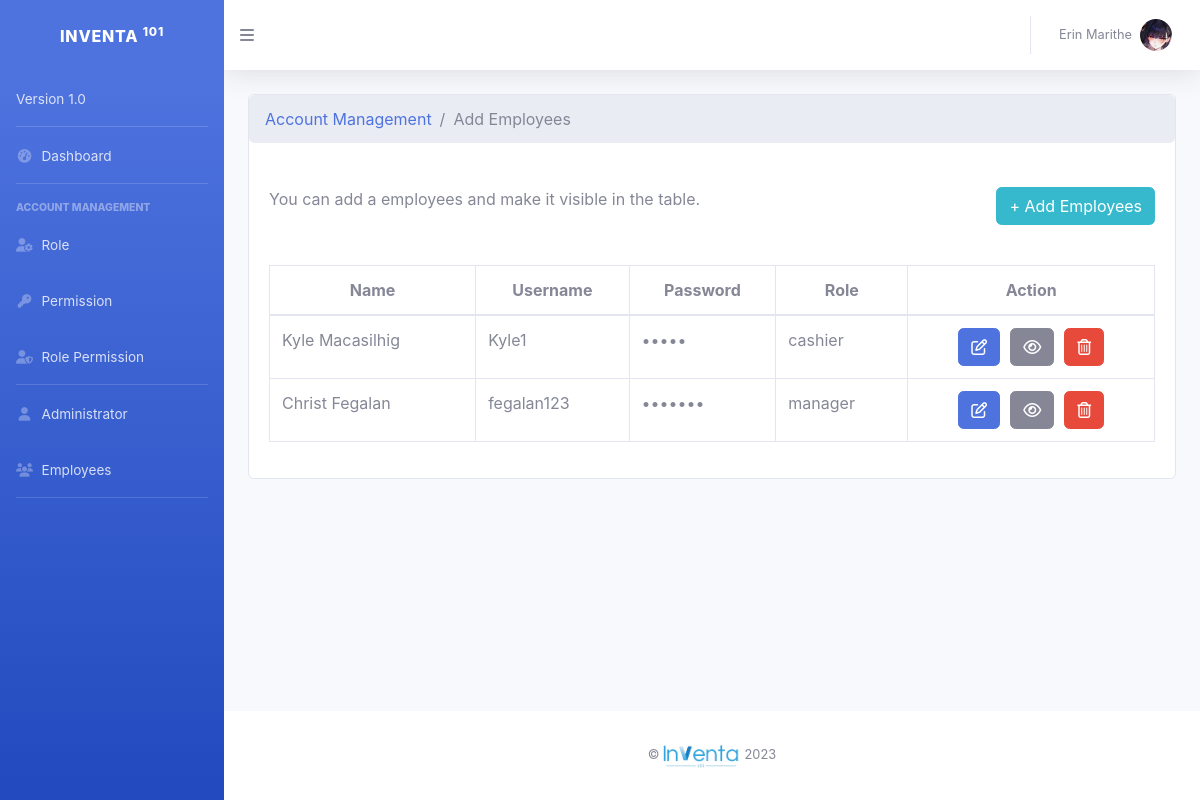
The page /employees.php (signed in) on the database its author committed.
### tables this page shows
CREATE TABLE `employees` (
  `id` int(255) NOT NULL,
  `name` varchar(255) NOT NULL,
  `email` varchar(255) NOT NULL,
  `username` varchar(255) NOT NULL,
  `password` varchar(255) NOT NULL,
  `role` varchar(255) NOT NULL
);

### employees.php (the view, shortened to what this page needs)
<!DOCTYPE html>
    <html lang="en">
    <head>
        <link href="assets/css/dashboard.css" rel="stylesheet">
    </head>
    <body id="page-top">
        <div id="wrapper">
            <?php
                include "assets/include/sidebar.php";
            ?>
            <div id="content-wrapper" class="d-flex flex-column">
                <div id="content">
                    <?php
                        include "assets/include/topbar.php";
                    ?>
                    <div class="container-fluid">
                    <div class="card mb-4">
                            <ol class="breadcrumb mb-4">
                                <li class="breadcrumb-item"><a href="assets/admin.php">Account Management</a></li>
                                <li class="breadcrumb-item active">Add Employees</li>
                            </ol>
                            <div class="card-body">
                                You can add a employees and make it visible in the table.
                                <button onclick="openModal()" type="button" style="float: right; color: white;" class="btn btn-info">+ Add Employees</button>
                            </div>
                            <div class="card-body">
                                <div class="table-responsive">
                                    <table id="datatablesSimple" class="table table-bordered" id="dataTable" width="100%" cellspacing="0">
                                        <thead>
                                            <tr>
                                                <th scope="col" class="text-center">Name</th>
                                                <th scope="col" class="text-center">Username</th>
                                                <th scope="col" class="text-center">Password</th>
                                                <th scope="col" class="text-center">Role</th>
                                                <th scope="col" class="text-center">Action</th>
                                            </tr>
                                        </thead>
                                        <tbody>
                                            <?php
                                                include "./dbconn.php";
                                                $sql = "SELECT * FROM `employees`";
                                                $result = mysqli_query($connect, $sql);
                                                while ($row = mysqli_fetch_assoc($result)) {
                                                    ?>
                                                    <tr>
                                                        <td><?php echo $row['name'] ?></td>
                                                        <td><?php echo $row['username'] ?></td>
                                                        <td><?php echo str_repeat('&bull;', strlen($row['password'])); ?></td>
                                                        <td><?php echo $row['role'] ?></td>
                                                        <td>
                                                            <div class="d-flex" style="gap: 10px; justify-content: center;">
                                                                <a href="./editEmployees.php?id=<?php echo $row['id'] ?>" class="btn btn-primary me-3" data-toggle="tooltip" data-placement="top" title="Edit">
                                                                    <i class="far fa-pen-to-square fs-5"></i>
                                                                </a>
                                                                <a href="./viewEmployees.php?id=<?php echo $row['id'] ?>" class="btn btn-secondary" data-toggle="tooltip" data-placement="top" title="View">
                                                                    <i class="far fa-eye fs-5"></i>
                                                                </a>
                                                                <a href="./delete_row_employees.php?id=<?php echo $row['id'] ?>" class="btn btn-danger" data-toggle="tooltip" data-placement="top" title="Delete">
                                                                    <i class="far fa-trash-can fs-5"></i>
                                                                </a>
                                                            </div>
                                                        </td>
                                                    </tr>
                                                    <?php
                                                }
                                            ?>
                                        </tbody>
                                    </table>
                                </div>
                            </div>
                        </div>
                    </div>
                </div>
                <?php
                    include "assets/include/footer.php";
                ?>
            </div>
        </div>
    </body>
</html>

### rows shown on the page
employees: name "Kyle Macasilhig", username "Kyle1", password "•••••", role "cashier"
employees: name "Christ Fegalan", username "fegalan123", password "•••••••", role "manager"

### other values the page prints
$adminName "Erin Marithe"
